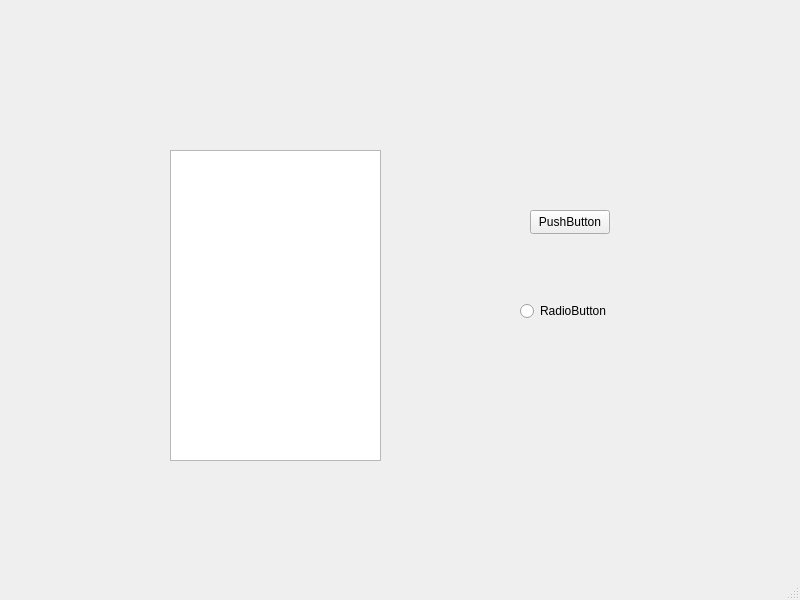
<?xml version="1.0" encoding="UTF-8"?>
<ui version="4.0">
 <class>MainWindow</class>
 <widget class="QMainWindow" name="MainWindow">
  <property name="geometry">
   <rect>
    <x>0</x>
    <y>0</y>
    <width>800</width>
    <height>600</height>
   </rect>
  </property>
  <property name="windowTitle">
   <string>MainWindow</string>
  </property>
  <widget class="QWidget" name="centralwidget">
   <widget class="QListView" name="listView">
    <property name="geometry">
     <rect>
      <x>170</x>
      <y>150</y>
      <width>211</width>
      <height>311</height>
     </rect>
    </property>
   </widget>
   <widget class="QPushButton" name="pushButton">
    <property name="geometry">
     <rect>
      <x>530</x>
      <y>210</y>
      <width>80</width>
      <height>24</height>
     </rect>
    </property>
    <property name="text">
     <string>PushButton</string>
    </property>
   </widget>
   <widget class="QRadioButton" name="radioButton">
    <property name="geometry">
     <rect>
      <x>520</x>
      <y>300</y>
      <width>97</width>
      <height>22</height>
     </rect>
    </property>
    <property name="text">
     <string>RadioButton</string>
    </property>
   </widget>
  </widget>
  <widget class="QMenuBar" name="menubar">
   <property name="geometry">
    <rect>
     <x>0</x>
     <y>0</y>
     <width>800</width>
     <height>21</height>
    </rect>
   </property>
  </widget>
  <widget class="QStatusBar" name="statusbar"/>
 </widget>
 <resources/>
 <connections/>
</ui>
